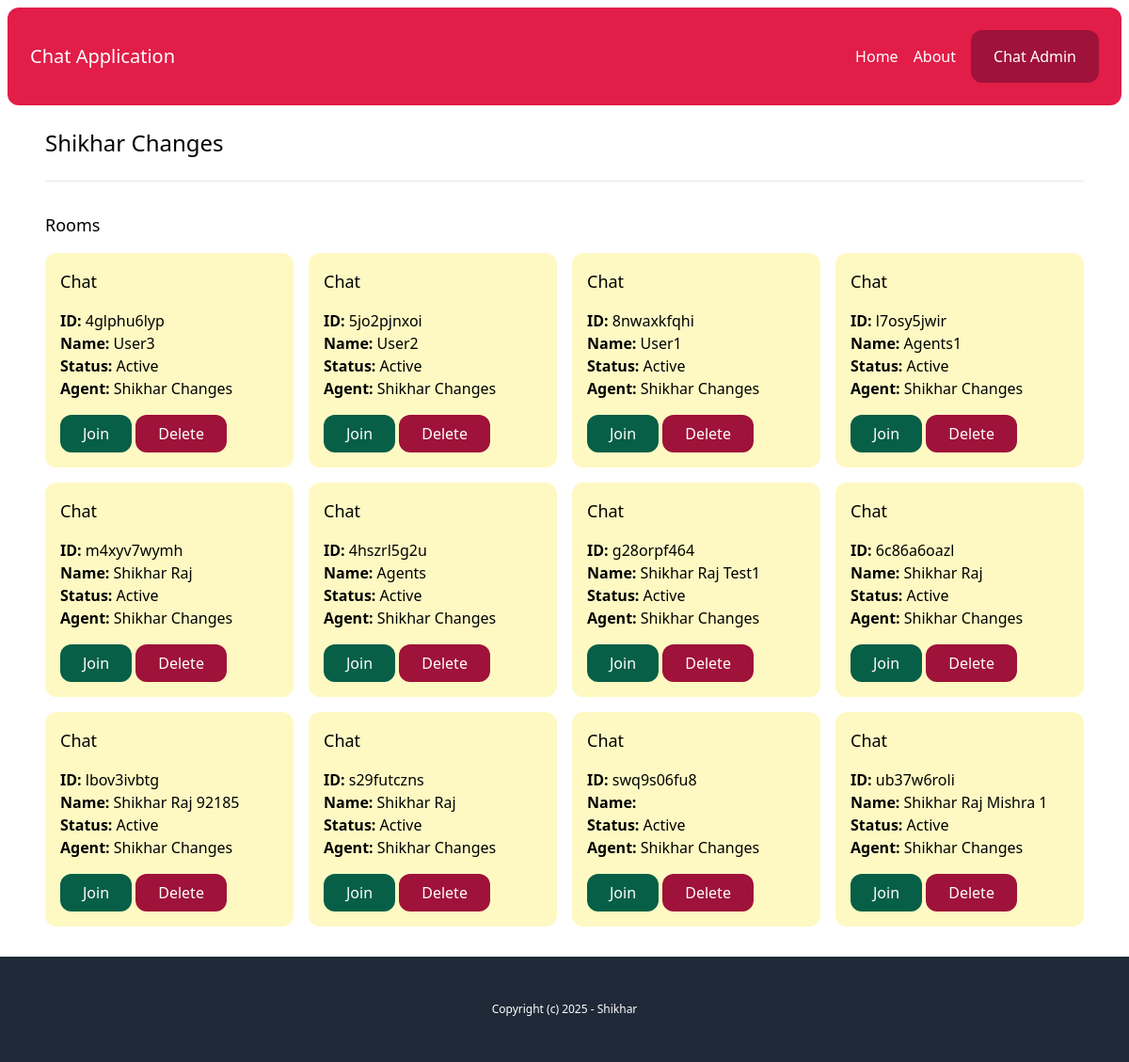
/chat-admin/users/07f66214-aa3a-48b8-8064-ac72b1f1669c/ (signed in), run on an earlier commit of the app's database.
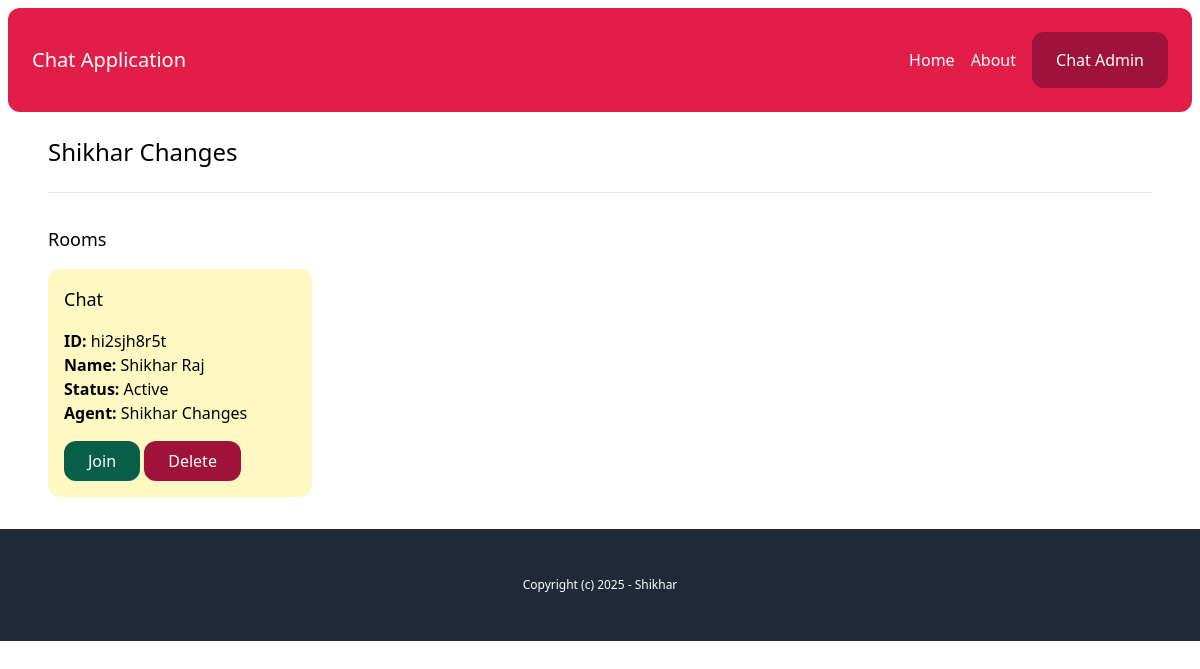
And on a later commit of the database.
### account/models.py (models this page shows)
class User(AbstractBaseUser, PermissionsMixin):
    AGENT = 'agent'
    MANAGER = 'manager'
    ROLES_CHOICES = (
        (AGENT, 'Agent'),
        (MANAGER, 'Manager'),
    )
    id = models.UUIDField(primary_key=True, default=uuid.uuid4, editable=False)
    email = models.EmailField(unique=True)
    name = models.CharField(max_length=255, blank=True, default='')
    role = models.CharField(max_length=20, choices=ROLES_CHOICES, default=AGENT)
    is_active = models.BooleanField(default=True)
    is_superuser = models.BooleanField(default=False)
    is_staff = models.BooleanField(default=False)
    date_joined = models.DateTimeField(default=timezone.now)
    last_login = models.DateTimeField(blank=True, null=True)
    objects = CustomUserManager()
    USERNAME_FIELD = 'email'
    EMAIL_FIELD = 'email'
    REQUIRED_FIELDS = ['name']

### chat/models.py (models this page shows, shortened)
class Room(models.Model):
    WAITING = 'waiting'
    ACTIVE = 'active'
    CLOSED = 'closed'
    CHOISES = (
        (WAITING, 'Waiting'),
        (ACTIVE, 'Active'),
        (CLOSED, 'Closed'),
    )
    uuid = models.CharField(max_length=255)
    client = models.CharField(max_length=255)
    agent = models.ForeignKey(User, related_name='rooms', blank=True, null=True, on_delete=models.SET_NULL)
    messages = models.ManyToManyField(Message, blank=True)
    url = models.CharField(max_length=255, blank=True, null=True)
    status = models.CharField(max_length=255, choices=CHOISES, default=WAITING)
    created_at = models.DateTimeField(auto_now_add=True)
    class Meta:
        ordering = ('-created_at',)

### chat/views.py (the view)
# urls.py: path("chat-admin/users/<str:uuid>/", views.user_detail, name="user_detail"),
@login_required
def user_detail(request, uuid):
    user = User.objects.get(pk=uuid)
    rooms = user.rooms.all()
    return render(request, "chat/user_detail.html", {"user": user, "rooms": rooms})

### chat/templates/chat/user_detail.html
{% extends 'core/base.html' %}
{% block content %}
    <h1 class="mb-6 text-2xl">{{ user.name }}</h1>
    <hr class="my-6" />
    <div class="mt-8">
        <h2 class="mb-4 text-lg">Rooms</h2>
       {% include 'chat/partials/room_list.html' %}
    </div>
{% endblock %}

### core/templates/core/base.html (shortened to what this page needs)
{% load static %}
<!doctype html>
<html>
    <head>
        <link rel="stylesheet" type="text/css" href="{% static 'css/main.min.css' %}">
    </head>
    <body>
        <div class="p-2">
            <nav class="p-6 bg-rose-600 text-white flex justify-between items-center rounded-xl">
                <a href="{% url 'core:index' %}" class="text-xl">Chat Application</a>
                <div class="flex items-center space-x-4">
                    <a href="{% url 'core:index' %}">Home</a>
                    <a href="{% url 'core:about' %}">About</a>
                    {% if request.user.is_authenticated %}
                        <a href="{% url 'chat:admin' %}" class="inline-block py-4 px-6 bg-rose-800 text-white rounded-xl">Chat Admin</a>
                    {% endif %}
                </div>
            </nav>
            <main class="max-w-6xl mx-auto p-6">
                {% block content %}
                {% endblock %}
            </main>
        </div>
        <footer class="py-12 px-6 bg-gray-800 text-white text-center text-xs">
            <p>Copyright (c) 2025 - Shikhar</p>
        </footer>
    </body>
</html>

### chat/templates/chat/partials/room_list.html
<div class="grid grid-cols-4 gap-4">
  {% for room in rooms %}
  <div
    class="p-4 rounded-xl {% if room.status == 'waiting' %}bg-emerald-100{% elif room.status == 'active' %}bg-yellow-100{% else %}bg-gray-100{% endif %}"
  >
    <h3 class="mb-4 text-lg">Chat</h3>
    <p>
      <b>ID: </b>{{ room.uuid }}<br />
      <b>Name: </b>{{ room.client }}<br />
      <b>Status: </b>{{ room.get_status_display }}<br />
      <b>Agent: </b>{% firstof room.agent.name 'None yet...' %}<br />
    </p>
    <a
      href="{% url 'chat:room' room.uuid %}"
      class="mt-4 inline-block py-2 px-6 bg-emerald-800 text-white rounded-xl"
    >
      Join
    </a>
      <a
      href="{% url 'chat:delete_room' room.uuid %}"
      class="mt-4 inline-block py-2 px-6 bg-rose-800 text-white rounded-xl"
    >
      Delete
    </a>
  </div>
  {% endfor %}
</div>

What changed in the data, as far as the page shows it:
removed Room: uuid "4glphu6lyp", client "User3", status "Active", agent.name "Shikhar Changes"
removed Room: uuid "5jo2pjnxoi", client "User2", status "Active", agent.name "Shikhar Changes"
removed Room: uuid "8nwaxkfqhi", client "User1", status "Active", agent.name "Shikhar Changes"
removed Room: uuid "l7osy5jwir", client "Agents1", status "Active", agent.name "Shikhar Changes"
removed Room: uuid "m4xyv7wymh", client "Shikhar Raj", status "Active", agent.name "Shikhar Changes"
removed Room: uuid "4hszrl5g2u", client "Agents", status "Active", agent.name "Shikhar Changes"
removed Room: uuid "g28orpf464", client "Shikhar Raj Test1", status "Active", agent.name "Shikhar Changes"
removed Room: uuid "6c86a6oazl", client "Shikhar Raj", status "Active", agent.name "Shikhar Changes"
removed Room: uuid "lbov3ivbtg", client "Shikhar Raj 92185", status "Active", agent.name "Shikhar Changes"
removed Room: uuid "s29futczns", client "Shikhar Raj", status "Active", agent.name "Shikhar Changes"
removed Room: uuid "swq9s06fu8", status "Active", agent.name "Shikhar Changes"
removed Room: uuid "ub37w6roli", client "Shikhar Raj Mishra 1", status "Active", agent.name "Shikhar Changes"
added Room: uuid "hi2sjh8r5t", client "Shikhar Raj", status "Active", agent.name "Shikhar Changes"
